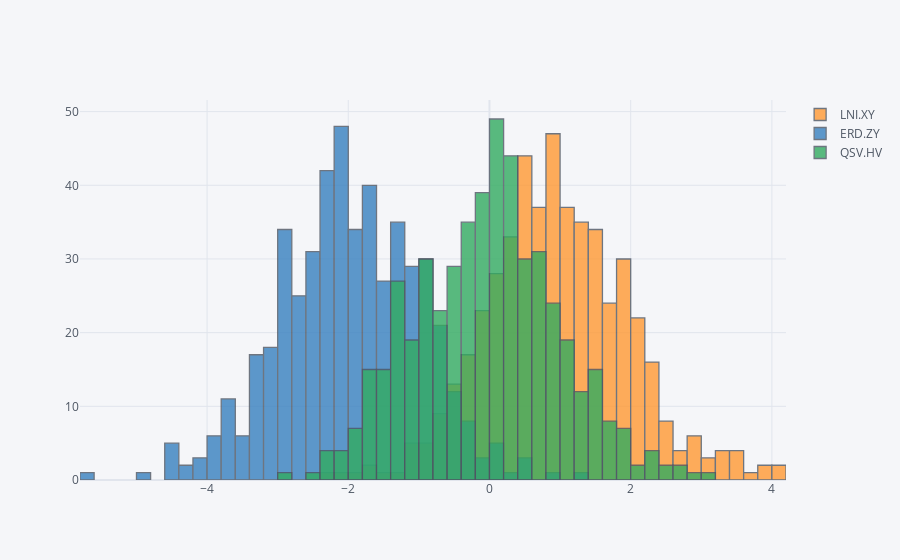

The cell this chart's notebook holds for it:
### Markdown cell above
`cf.iplot` can also be used to plot a Figure.  
`online` can be used to make a execute the chart in the cloud

### Code cell
fig=cf.datagen.histogram(3).figure(kind='histogram')
cf.iplot(fig,online=False)

### Figure 1 — Plotly figure (JSON) as saved in the notebook; plotly's stock layout.template omitted (floating-point values rounded to 4 significant figures; data arrays with more than 128 entries replaced by an {"elided": "..."} marker saying what was removed)
{"data": [{"histfunc": "count", "histnorm": "", "marker": {"color": "rgba(255, 153, 51, 1.0)", "line": {"color": "#4D5663", "width": 1.3}}, "name": "LNI.XY", "opacity": 0.8, "orientation": "v", "type": "histogram", "x": {"elided": "500 float values"}}, {"histfunc": "count", "histnorm": "", "marker": {"color": "rgba(55, 128, 191, 1.0)", "line": {"color": "#4D5663", "width": 1.3}}, "name": "ERD.ZY", "opacity": 0.8, "orientation": "v", "type": "histogram", "x": {"elided": "500 float values"}}, {"histfunc": "count", "histnorm": "", "marker": {"color": "rgba(50, 171, 96, 1.0)", "line": {"color": "#4D5663", "width": 1.3}}, "name": "QSV.HV", "opacity": 0.8, "orientation": "v", "type": "histogram", "x": {"elided": "500 float values"}}], "layout": {"barmode": "overlay", "legend": {"bgcolor": "#F5F6F9", "font": {"color": "#4D5663"}}, "paper_bgcolor": "#F5F6F9", "plot_bgcolor": "#F5F6F9", "title": {"font": {"color": "#4D5663"}}, "xaxis": {"gridcolor": "#E1E5ED", "showgrid": true, "tickfont": {"color": "#4D5663"}, "title": {"font": {"color": "#4D5663"}, "text": ""}, "zerolinecolor": "#E1E5ED"}, "yaxis": {"gridcolor": "#E1E5ED", "showgrid": true, "tickfont": {"color": "#4D5663"}, "title": {"font": {"color": "#4D5663"}, "text": ""}, "zerolinecolor": "#E1E5ED"}}}
